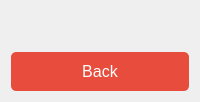
<ui version="4.0">
 <class>DetailPage</class>
 <widget class="QWidget" name="DetailPage">
  <layout class="QVBoxLayout" name="verticalLayout">
   <property name="spacing">
    <number>20</number>
   </property>
   <item>
    <widget class="QLabel" name="detailLabel">
     <property name="styleSheet">
      <string>
       QLabel {
        font-size: 18px;
        font-weight: bold;
        color: #2c3e50;
       }
      </string>
     </property>
    </widget>
   </item>
   <item>
    <widget class="QPushButton" name="backButton">
     <property name="text">
      <string>Back</string>
     </property>
     <property name="styleSheet">
      <string>
       QPushButton {
        background-color: #e74c3c;
        color: white;
        font-size: 16px;
        padding: 10px;
        border-radius: 5px;
       }
       QPushButton:hover {
        background-color: #c0392b;
       }
      </string>
     </property>
    </widget>
   </item>
  </layout>
 </widget>
 <resources/>
 <connections/>
</ui>
